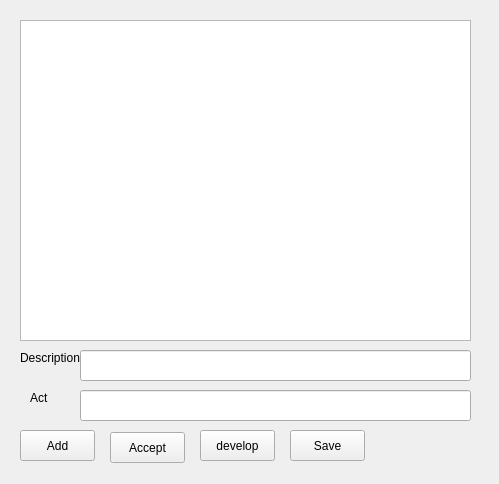
<?xml version="1.0" encoding="UTF-8"?>
<ui version="4.0">
 <class>writerWindow</class>
 <widget class="QWidget" name="writerWindow">
  <property name="geometry">
   <rect>
    <x>0</x>
    <y>0</y>
    <width>499</width>
    <height>484</height>
   </rect>
  </property>
  <property name="windowTitle">
   <string>writerWindow</string>
  </property>
  <widget class="QListWidget" name="ideasListWidget">
   <property name="geometry">
    <rect>
     <x>20</x>
     <y>20</y>
     <width>451</width>
     <height>321</height>
    </rect>
   </property>
  </widget>
  <widget class="QLineEdit" name="descpriptionEdit">
   <property name="geometry">
    <rect>
     <x>80</x>
     <y>350</y>
     <width>391</width>
     <height>31</height>
    </rect>
   </property>
  </widget>
  <widget class="QLineEdit" name="actEdit">
   <property name="geometry">
    <rect>
     <x>80</x>
     <y>390</y>
     <width>391</width>
     <height>31</height>
    </rect>
   </property>
  </widget>
  <widget class="QLabel" name="label">
   <property name="geometry">
    <rect>
     <x>20</x>
     <y>350</y>
     <width>61</width>
     <height>16</height>
    </rect>
   </property>
   <property name="text">
    <string>Description</string>
   </property>
  </widget>
  <widget class="QLabel" name="label_2">
   <property name="geometry">
    <rect>
     <x>30</x>
     <y>390</y>
     <width>31</width>
     <height>16</height>
    </rect>
   </property>
   <property name="text">
    <string>Act</string>
   </property>
  </widget>
  <widget class="QPushButton" name="addButton">
   <property name="geometry">
    <rect>
     <x>20</x>
     <y>430</y>
     <width>75</width>
     <height>31</height>
    </rect>
   </property>
   <property name="text">
    <string>Add</string>
   </property>
  </widget>
  <widget class="QPushButton" name="acceptButton">
   <property name="geometry">
    <rect>
     <x>110</x>
     <y>432</y>
     <width>75</width>
     <height>31</height>
    </rect>
   </property>
   <property name="text">
    <string>Accept</string>
   </property>
  </widget>
  <widget class="QPushButton" name="developButton">
   <property name="geometry">
    <rect>
     <x>200</x>
     <y>430</y>
     <width>75</width>
     <height>31</height>
    </rect>
   </property>
   <property name="text">
    <string>develop</string>
   </property>
  </widget>
  <widget class="QPushButton" name="saveButton">
   <property name="geometry">
    <rect>
     <x>290</x>
     <y>430</y>
     <width>75</width>
     <height>31</height>
    </rect>
   </property>
   <property name="text">
    <string>Save</string>
   </property>
  </widget>
 </widget>
 <layoutdefault spacing="6" margin="11"/>
 <resources/>
 <connections/>
</ui>
